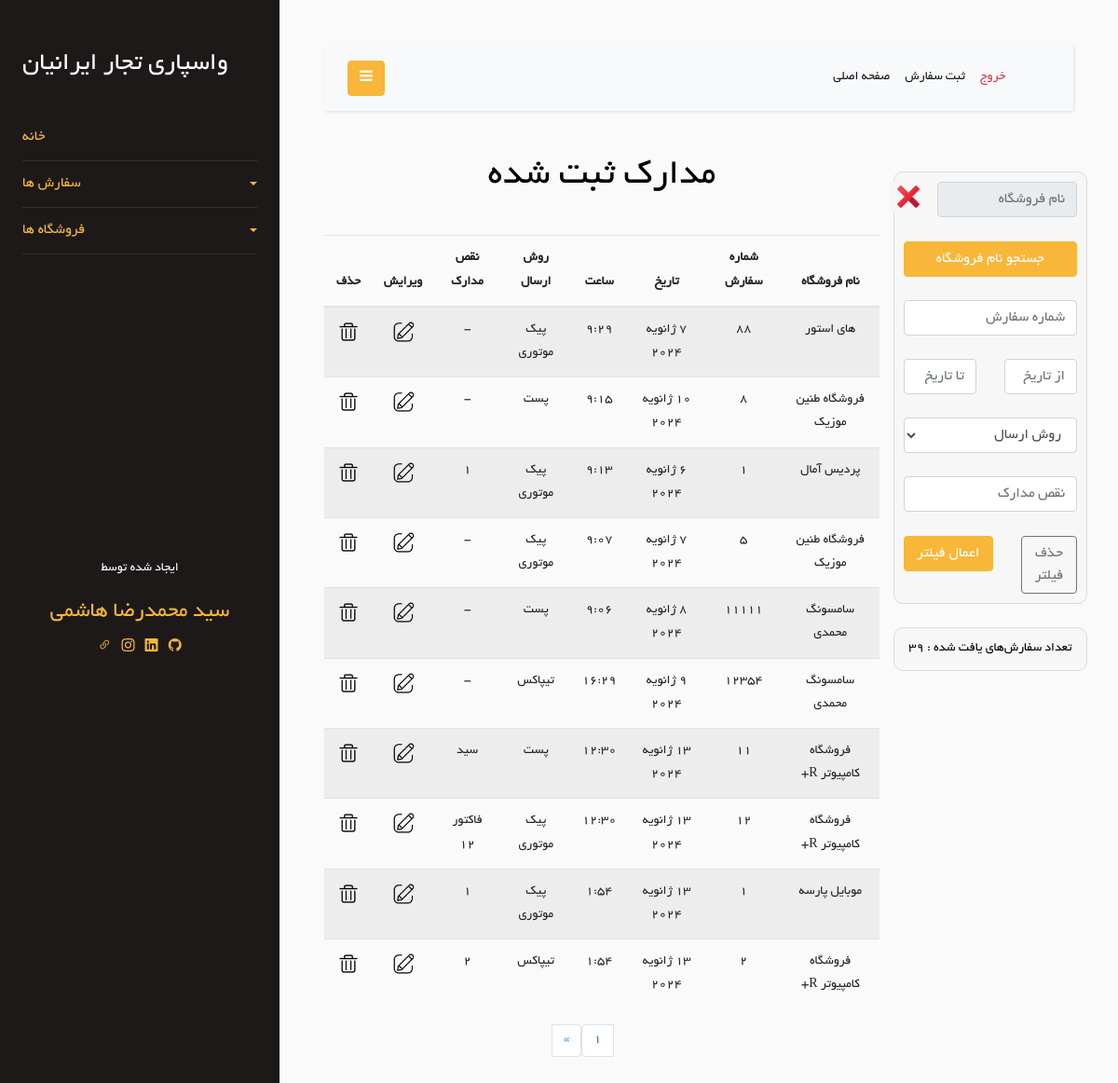
Screenshot of /Order/show-orders (signed in) with the database file from the repository.
### Order/models.py (models this page shows)
class Order(models.Model):
    store = models.ForeignKey(Store, on_delete=models.CASCADE)
    order_number = models.TextField(blank=True, null=True)
    shipping_method = models.ForeignKey(ShippingMethod, on_delete=models.CASCADE, null=True, blank=True)
    date = models.DateField(null=True, blank=True)
    time = models.TimeField(null=True, blank=True)
    document_defects = models.CharField(max_length=200, blank=True, null=True)
    is_delete = models.BooleanField(default=False)
    class Meta:
        verbose_name = "Order"

class ShippingMethod(models.Model):
    en_name = models.CharField(max_length=20)
    fa_name = models.CharField(max_length=20)
    def __str__(self):
        return self.fa_name
    class Meta:
        verbose_name = "Shipping Method"
    class Meta:
        verbose_name = 'Shipping Method'

### Store/models.py (models this page shows, shortened)
class Store(models.Model):
    store_name = models.CharField(max_length=100)
    is_active = models.BooleanField(default=True)
    is_delete = models.BooleanField(default=False)
    class Meta:
        db_table = 'Store'

### Order/views.py (the view)
# urls.py: path('show-orders', views.show_order, name='show-orders'),
@login_required
def show_order(request):
    is_filter = False
    orders = Order.objects.filter(is_delete=False).order_by('-id')
    orders_len = len(orders)
    stores = Store.objects.all()
    filter_order = filterOrderForm(request.POST)
    per_page = 10
    paginator = Paginator(orders, per_page)
    page = request.GET.get('page')
    try:
        orders = paginator.page(page)
    except PageNotAnInteger:
        orders = paginator.page(1)
    except EmptyPage:
        orders = paginator.page(paginator.num_pages)
    context = {
        'orders': orders,
        'FilterOrderForm': filter_order,
        'stores': stores,
        'is_filter': is_filter,
        'orders_len': orders_len,
    }
    return render(request, 'Order/show-orders.html', context)

### Order/templates/Order/show-orders.html (shortened to what this page needs)
{% extends 'base/layout.html' %}
{% load static %}
{% load jformat %}
{% block header-link %}
    <link rel="stylesheet" href="{% static 'css/Order/show-orders.css' %}"/>
{% endblock %}
{% block mian %}
    <div class="row">
        <div class="col-md-3 text-center">
            <br/>
            <div class="row">
                <div class="col-12 action_box">
                    <form method="post" action="{% url 'filter_orders' %}">
                        <div class="row">
                            <div class="col-10">
                                <input type="text" placeholder="نام فروشگاه" class="form-control" readonly
                                       id="fake_store_id_input" required>
                            </div>
                            <div class="col-2">
                                <button type="button" onclick="remove_from_input()" id="remove-btn">
                                    <img id="remove-icon" src="{% static 'icon/icons8-delete-48.png' %}">
                                </button>
                            </div>
                        </div>
                        <br/>
                        <div class="row">
                            <div class="col-12">
                                <button type="button" onclick="show_stores()" class="btn btn-primary" id="search-btn"
                                        style="width: 100%">
                                    جستجو نام فروشگاه
                                </button>
                            </div>
                        </div>
                        <br/>
                        <div class="row">
                            <div class="col-12">
                                {{ FilterOrderForm.order_number }}
                            </div>
                        </div>
                        <br/>
                        <div class="row">
                            <div class="col-6">
                                {{ FilterOrderForm.from_date }}
                            </div>
                            <div class="col-6">
                                {{ FilterOrderForm.to_date }}
                            </div>
                        </div>
                        <br/>
                        <div class="row">
                            <div class="col-12">
                                {{ FilterOrderForm.shipping_method }}
                            </div>
                        </div>
                        <br/>
                        <div class="row">
                            <div class="col-12">
                                {{ FilterOrderForm.document_defects }}
                            </div>
                        </div>
                        <br/>
                        <div class="row">
                            <div class="col-5">
                                <a class="btn btn-outline-secondary" href="{% url 'show-orders' %}" style="width: 100%">حذف
                                    فیلتر</a>
                            </div>
                            <div class="col-7">
                                <button class="btn btn-primary" type="submit" style="width: 100%">اعمال فیلتر</button>
                            </div>
                        </div>
                    </form>
                </div>
            </div>
            <br/>
            <div class="row">
                <div class="col-12 action_box">
                    <p style="margin: 0; color: black">تعداد سفارش‌های یافت شده : {{ orders_len }}</p>
                </div>
            </div>
            <br/>
            <br/>
        </div>
        <div class="col-md-9 text-center">
            <h1>مدارک ثبت شده{% if is_filter %} (فیلتر شده) {% endif %}</h1>
            <br/>
            <div class="row">
                <div class="col-12">
                    <div class="table-responsive">
                        <table class="table table-striped">
                            <thead>
                            <tr>
                                <th>نام فروشگاه</th>
                                <th>شماره سفارش</th>
                                <th>تاریخ</th>
                                <th>ساعت</th>
                                <th>روش ارسال</th>
                                <th>نقص مدارک</th>
                                <th>ویرایش</th>
                                <th>حذف</th>
                            </tr>
                            </thead>
                            <tbody>
                            {% for order in orders %}
                                <tr>
                                    <td>{{ order.store.store_name }}</td>
                                    {% if order.order_number %}
                                        <td>{{ order.order_number }}</td>
                                    {% else %}
                                        <td>-</td>
                                    {% endif %}
                                    <td>
                                        {{ order.date|jformat:"%d / %m / %Y" }}
                                    </td>
                                    <td>{{ order.time }}</td>
                                    <td>{{ order.shipping_method }}</td>
                                    {% if order.document_defects %}
                                        <td>{{ order.document_defects }}</td>
                                    {% else %}
                                        <td>-</td>
                                    {% endif %}
                                    <td>
                                        <a href="{% url 'update_order' order_id=order.id %}">
                                            <img class="icon" src="{% static 'Order/image/edit-icon.png' %}"/>
                                        </a>
                                    </td>
                                    <td>
                                        <a href="{% url 'delete_order' order_id=order.id %}" onclick="confirmDelete(event)">
                                            <img class="icon" src="{% static 'Order/image/delete-icon.png' %}"/>
                                        </a>
                                    </td>
                                </tr>
                            {% endfor %}
                            </tbody>
                        </table>
                    </div>
                </div>
            </div>
            {% if not is_filter %}
                <div class="row ">
                    <div class="col-4"></div>
                    <div class="col-4">
                        <nav aria-label="Page navigation example">
                            <ul class="pagination justify-content-center">
                                <li class="page-item"><a class="page-link active" href="#">{{ orders.number }}</a></li>
                                {% if orders.has_next %}
                                    <li class="page-item">
                                        <a class="page-link" href="?page={{ orders.next_page_number }}"
                                           aria-label="Next">
                                            <span aria-hidden="true">&raquo;</span>
                                        </a>
                                    </li>
                                {% endif %}
                            </ul>
                        </nav>
                    </div>
                    <div class="col-4"></div>
                </div>
            {% endif %}
        </div>
    </div>
{% endblock %}

### Order/static/css/Order/show-orders.css (style rules this page uses)
.action_box { background-color: rgba(248, 248, 248, 0.89); padding: 10px; border-radius: 10px; border:1px solid gainsboro ; }
.icon { width: 28px; }
#remove-btn { border: none; background-color: rgba(248, 248, 248, 0.89); margin-right: -20px; }
#remove-icon { width: 30px; }
form { direction: rtl; }

### rows the page displays
Order: store.store_name "های استور", order_number "88", date|jformat "7 ژانویه 2024", time "9:29", shipping_method "پیک موتوری"
Order: store.store_name "فروشگاه طنین موزیک", order_number "8", date|jformat "10 ژانویه 2024", time "9:15", shipping_method "پست"
Order: store.store_name "پردیس آمال", order_number "1", date|jformat "6 ژانویه 2024", time "9:13", shipping_method "پیک موتوری", document_defects "1"
Order: store.store_name "فروشگاه طنین موزیک", order_number "5", date|jformat "7 ژانویه 2024", time "9:07", shipping_method "پیک موتوری"
Order: store.store_name "سامسونگ محمدی", order_number "11111", date|jformat "8 ژانویه 2024", time "9:06", shipping_method "پست"
Order: store.store_name "سامسونگ محمدی", order_number "12354", date|jformat "9 ژانویه 2024", time "16:29", shipping_method "تیپاکس"
Order: store.store_name "فروشگاه کامپیوتر R+", order_number "11", date|jformat "13 ژانویه 2024", time "12:30", shipping_method "پست", document_defects "سید"
Order: store.store_name "فروشگاه کامپیوتر R+", order_number "12", date|jformat "13 ژانویه 2024", time "12:30", shipping_method "پیک موتوری", document_defects "فاکتور ۱۲"
Order: store.store_name "موبایل پارسه", order_number "1", date|jformat "13 ژانویه 2024", time "1:54", shipping_method "پیک موتوری", document_defects "1"
Order: store.store_name "فروشگاه کامپیوتر R+", order_number "2", date|jformat "13 ژانویه 2024", time "1:54", shipping_method "تیپاکس", document_defects "2"

### other values shown
{{ orders_len }} "39"
{{ orders.number }} "1"
